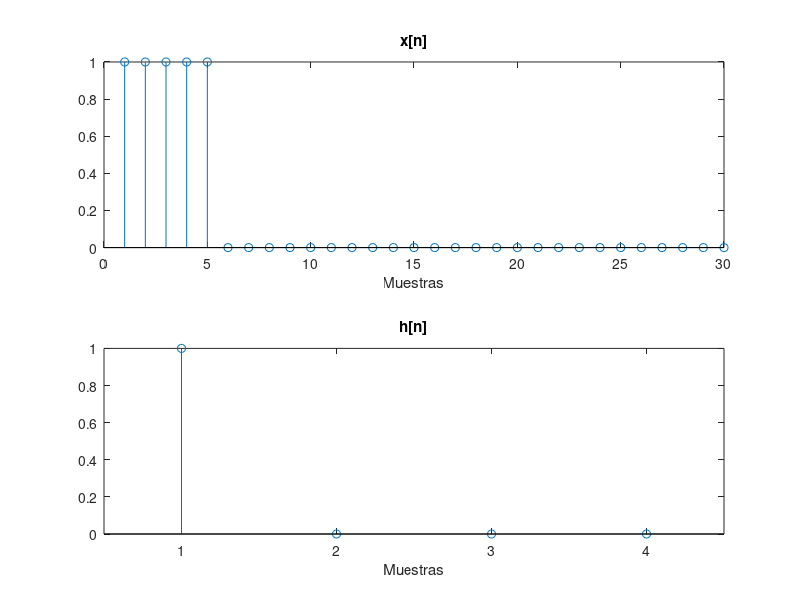

Source code (MATLAB): (Note: this script raises an error after producing the figure.)
%% Guia 4 - Ejercicio 2
%

%% Código fuente y resultados

clear all
close all

%% Inciso a) y b)
% Función que genera la convolución circular discreta entre dos señales
% x[n] y h[n], utilizando ciclos for. Se considera a x[n] periódica y a
% h[n] nula fuera de su rango de definición. Asimismo, esta función permite
% el agregado de un retardo por parámetro.
%
% En las figuras podemos observar las señales x[n] y h[n]. Al convolucionar
% dichas señales entre ellas aplicando diferentes retardos, podemos ver que
% el resultado de la sumatoria de convolución se ve desplazada tantas
% posiciones como indica el retardo, en caso de ser negativo la señal se
% "adelanta" y en caso de ser positivo, se "atrasa".

x = zeros(30,1);
x(1:5) = 1;
h = [1; 0; 0; 0];

subplot(2,1,1); stem(x);
title('x[n]'); xlabel('Muestras');
subplot(2,1,2); stem(h);
title('h[n]'); xlabel('Muestras');
set(gca,'xtick',0:1:5)
axis([0.5 4.5 0 1])
figure()
for k=-2:1:2
    xh = my_cconv(x,h,2*k);
    subplot(5,1,k+3); stem(xh);
    title(sprintf('x[n]*h[n] con retardo de %d',2*k));
    xlabel('Muestras');
end

%%
% Código fuente de la función que realiza la convolución circular
dbtype my_cconv.m


%% Inciso c)
% Genere una función para implementar los filtros de promedio móvil y 
% diferencia móvil (que dan lugar a la ondita de Haar si se los normaliza)
% La función debe permitir elegir si se normalizarán o no los coeficientes. 
% Observe que el filtro de promedio móvil actúa como pasa-bajos. Para 
% comprobarlo aplique h a las señales generadas por low y high, 
% respectivamente (para L = 25). Repita el mismo procedimiento con g para 
% ver que el filtro de diferencia móvil actúa como pasa-altos.

L = 2^5;

xl = low(L);
xh = high(L);
h = ma_filter(0);
g = md_filter(0);

figure()
subplot(3,1,1),stem(xl);
title('Señal low'); xlabel('Muestras');
subplot(3,1,2),stem(my_cconv(xl,h));
title('low*h'); xlabel('Muestras');
subplot(3,1,3),stem(my_cconv(xl,g));
title('low*g'); xlabel('Muestras');

figure()
subplot(3,1,1),stem(xh);
title('Señal high'); xlabel('Muestras');
subplot(3,1,2),stem(my_cconv(xh,h));
title('high*h'); xlabel('Muestras');
subplot(3,1,3),stem(my_cconv(xh,g));
title('high*g'); xlabel('Muestras');

%%
% En las figuras podemos observar que el filtro de promedio
% móvil actúa como un pasa-bajos ya que la señal low no se ve afectada, 
% mientras que la señal high se ve filtrada completamente.
%
% En el otro caso, vemos que el filtro de diferencia móvil actúa como 
% pasa-altos, ya que la señal low se ve filtrada completamente mientras que
% la señal high no se ve afectada.

%%
% Código fuente de la función ma_filter
dbtype ma_filter.m

%%
% Código fuente de la función md_filter
dbtype md_filter.m

%%
% Se realizo una funcion que devuelve ambos filtros, la que se denominó haar
dbtype haar.m

%% Inciso d)
% Escriba una función para generar los filtros que tras su normalización 
% conducen a la famosa ondita Daubechies 4.

dbtype db4.m

%% Inciso e)
% Verifique numericamente que los filtros Haar y Daubechies 4 normalizados
% cumplen con la ecuación
%
% $$|\hat{h}(\omega)|^2 + |\hat{g}(\omega)|^2 = 2 $$

clear h g;
%% Haar
h{1} = ma_filter(1);
g{1} = md_filter(1);
ftitle{1} = 'Haar';

%% DB4
[h{2}, g{2}] = db4(1);
ftitle{2} = 'DB4';

%% Verificación de la ecuación

w = 0:2*pi/200:2*pi;
for n=1:length(h)
	%Respuesta en frecuencia
    Hw = 0.*w;
    for k=1:length(h{n})
        Hw = Hw + h{n}(k)*exp(-1i*w*(k-1));
    end

    Gw = 0.*w;
    for k=1:length(g{n})
        Gw = Gw + g{n}(k)*exp(-1i*w*(k-1));
    end
    
    % Verifico ecuacion 7e
    eq7e = abs(Hw).^2+abs(Gw).^2;
    figure()
    xaxis = (0:pi:2*pi);
    xaxisl = {'0' , 'pi' '2*pi'};
    plot(w,abs(Hw),'r',w,abs(Gw),'b-.',w,eq7e,'k--');
    title(sprintf('Verificacion con %s normalizado',ftitle{n}))
    legend('H(\omega)','G(\omega)');
    set(gca,'xtick',xaxis)
    set(gca,'xticklabel',xaxisl); %,'fontname', 'symbol');
    axis([0 2*pi 0 2.5])
end